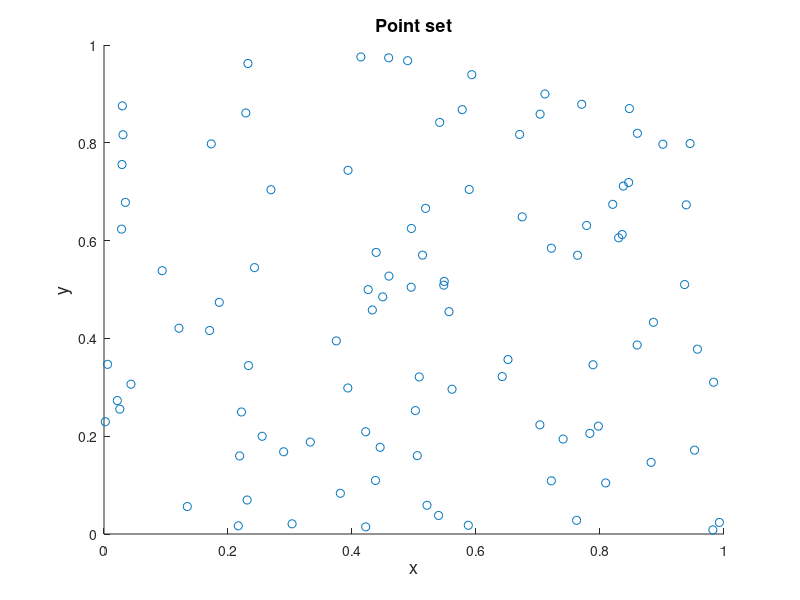

Recreate this plot in MATLAB. (Note: this script raises an error after producing the figure.)
%% Verification of the convex hull algorithm in 2-dimensional space

%% Initial data
% Set the random number generator.
rng(1);
%% 
% Set the points the convex hull of which is to be calculated.
points=rand(100,2);
%%
% Plot the point set.
figure('Name','Point set','NumberTitle','off')
scatter(points(:,1),points(:,2))
xlabel('x','FontSize',13);
ylabel('y','FontSize',13);
title('Point set','FontSize',13)

%% Processing
% Find the point identities defining each facet of the convex hull of the
% point set with the new algorithm.
chull1=convhull_nd(points);
%%
% Find the point identities defining each facet of the convex hull of the
% point set with the algorithm provided by MATLAB.
chull2=convhulln(points,{'Qt','Qx'});
%% Verification
% *Error check 1: hull sizes*
%%
% Find the number of facets consisting the convex hull calculated by the
% new algorithm.
hfacets=size(chull1,1);
%%
% Find the number of facets consisting the convex hull calculated by the
% algorithm provided by MATLAB
cfacets=size(chull2,1);
%%
% Check if the number of facets consisting the two calculated convex hulls
% is the same. If this is not the case, throw an error.
if cfacets~=hfacets
    error('The number of facets does not match the true solution.');
end
%%
% *Error check 2: duplicate facets*
%%
% $d$ is the dimension of the problem.
d=size(points,2);
%%
% Loop over all facets in pairs, such that each facet pair contains two
% different facets. For each pair, the facets of which are defined by $d$
% points each, check if the two facets contain $d$ common points. If so,
% this means that the two facets are defined by the same points, therefore
% the two facets of the pair are identical. There must not be any duplicate
% facets, so if a pair is found having two identical facets, throw an
% error.
for i=1:hfacets
    for j=i+1:hfacets
        if nnz(ismember(chull1(i,:),chull1(j,:)))==d
            error('Duplicate hull facet.')
        end
    end
end
%%
% *Error check 3: true solution*
%%
% For each facet ($i$) of the convex hull calculated by the new algorithm,
% loop over all facets ($j$) consisting the convex hull calculated by the
% algorithm provided by MATLAB, and check if the points defining facet $i$
% and the points defining facet $i$ are common. This must happen exactly
% one time, since the faces defining the two convex hulls are unique
% according to the above check 2, and their number is the same according to
% the above check 1, namely the $count$ parameter can take the values $0$
% or $1$. If no $j$ th facet identical to $i$ th facet is encountered, then
% the $count$ parameter will remain $0$, otherwise it will be set equal to
% $1$. If the $count$ parameter remains equal to $0$, throw an error.
for i=1:hfacets
    facet1=chull1(i,:);
    count=0;
    for j=1:cfacets
        facet2=chull2(j,:);
        if nnz(ismember(facet1,facet2))==d
            count=1;
        end
    end
    if ~count
        error(['Facet(' num2str(i) ') = [' num2str(facet1) '] is not in the true solution.'])
    end
end
%% Plots
% *Plot the convex hull of the point set calculated with the new
% algorithm.*
%%
% Find the first and the second point identity of each edge of the convex
% hull.
node1=chull1(:,1);
node2=chull1(:,2);
%%
% Find the x and y coordinates of the first and second point of each
% edge of the convex hull.
x1=points(node1,1);
x2=points(node2,1);
y1=points(node1,2);
y2=points(node2,2);
%%
% Arrange the coordinate data.
X1=[x1,x2]';
Y1=[y1,y2]';
%%
% Plot the convex hull.
figure('Name','Convex hull with the new algorithm','NumberTitle','off')
line(X1,Y1,'marker','.','markersize',20,'markeredgecolor',[1 0.5 0],...
    'linestyle','-', 'linewidth',2,'color','blue');
xlabel('x','FontSize',13);
ylabel('y','FontSize',13);
title('Convex hull with the new algorithm','FontSize',13)
%%
% *Plot the convex hull of the point set calculated with the algorithm
% provided by MATLAB.*
%%
% Find the first and the second point identity of each edge of the convex
% hull.
node1=chull2(:,1);
node2=chull2(:,2);
%%
% Find the x and y coordinates of the first and second point of each
% edge of the convex hull.
x1=points(node1,1);
x2=points(node2,1);
y1=points(node1,2);
y2=points(node2,2);
%%
% Arrange the coordinate data.
X1=[x1,x2]';
Y1=[y1,y2]';
%%
% Plot the convex hull.
figure('Name','Convex hull with MATLAB algorithm','NumberTitle','off')
line(X1,Y1,'marker','.','markersize',20,'markeredgecolor',[1 0.5 0],...
    'linestyle','-', 'linewidth',2,'color','blue');
xlabel('x','FontSize',13);
ylabel('y','FontSize',13);
title('Convex hull with MATLAB algorithm','FontSize',13)

%% Contact author
%
%  (c) 2014 by George Papazafeiropoulos
%  First Lieutenant, Infrastructure Engineer, Hellenic Air Force
%  Civil Engineer, M.Sc., Ph.D. candidate, NTUA
%
% Email: gpapazafeiropoulos@yahoo.gr
%
% Website: http://users.ntua.gr/gpapazaf/
%


